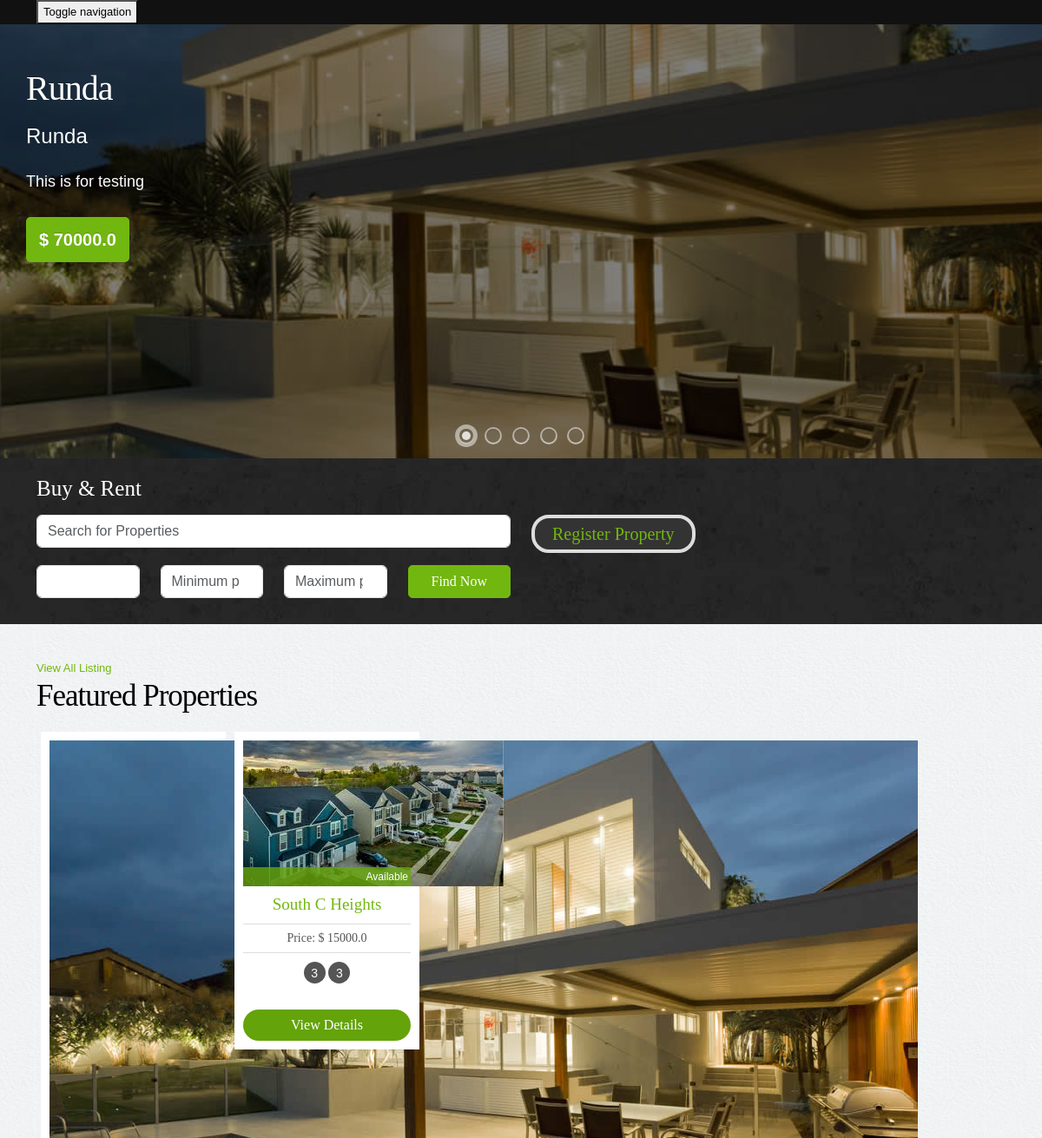
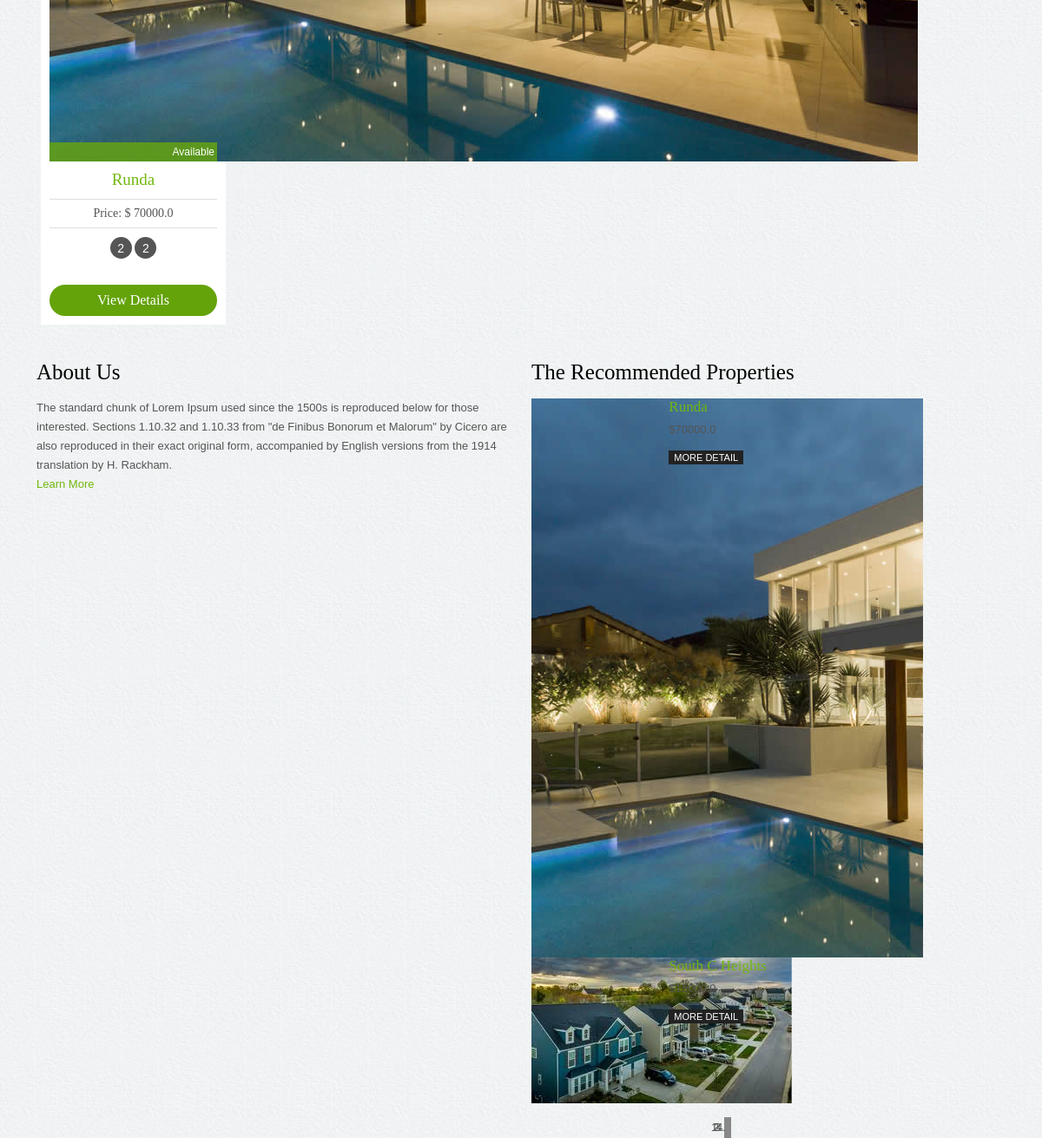
The app's page /index.html (signed in) with its own data (2 pictures, top to bottom).
### property/models.py (models this page shows, shortened)
class Property(models.Model):
    name = models.CharField(max_length=100)
    price = models.FloatField(verbose_name='Property Price')
    description = models.TextField (verbose_name='Property Details')
    location = models.CharField (max_length=200,verbose_name='Property Location')
    building_type = models.ForeignKey(BuildingType, on_delete=models.SET_NULL, null=True, verbose_name='Property Type')
    sale_type = models.ForeignKey(SaleType, on_delete=models.SET_NULL, null=True, verbose_name='Type of Sale')
    date_added = models.DateField(default=timezone.now, verbose_name='Date Registered')
    availability = models.BooleanField(default=True)
    bedrooms = models.IntegerField(default=0, verbose_name='Number of bedrooms')
    picture_1 = models.ImageField( blank=True, null=True,upload_to="property/")
    picture_2 = models.ImageField(blank=True, null=True, upload_to="property/")
    picture_3 = models.ImageField(blank=True, null=True, upload_to="property/")
    picture_4 = models.ImageField(blank=True, null=True, upload_to="property/")
    bathrooms = models.IntegerField(default=0, verbose_name='Number of Bathrooms')
    class Meta:
        verbose_name_plural = 'Properties'
        ordering = ['name', 'price']

### realestate/views.py (the view)
# urls.py: path('index.html', views.index, name='index_page'),
def index(request, *args, **kwargs):
    context = {
        'carousel_property_list': hot_properties(4),
        'hot_property_list': hot_properties(4),
        'recommended_property_list': hot_properties(4)
    }
    return render(request, 'index.html', context)

### property/views.py (called while the page is built)
def hot_properties(number):
    property_list = Property.objects.filter(availability=True) [:number]
    return property_list

### templates/index.html (shortened to what this page needs)
{% extends 'base.html' %}
{% load static %}
{% block content %}
<div class="">
    <div id="slider" class="sl-slider-wrapper">
        <div class="sl-slider">
            {% for property in carousel_property_list %}
                <div class="sl-slide" data-orientation="horizontal" data-slice1-rotation="-25" data-slice2-rotation="-25" data-slice1-scale="2" data-slice2-scale="2">
                    <div class="sl-slide-inner">
                        <div class="bg-img bg-img-1"></div>
                        <h2><a href="{% url 'property:detail' property.id %}">{{ property.name }}</a></h2>
                        <blockquote>
                            <p class="location"> {{ property.location }}</p>
                            <p>{{ property.description }}</p>
                            <cite>$ {{ property.price }}</cite>
                        </blockquote>
                    </div>
                </div>
            {% endfor %}
        </div>
        <nav id="nav-dots" class="nav-dots">
          <span class="nav-dot-current"></span>
          <span></span>
          <span></span>
          <span></span>
          <span></span>
        </nav>
      </div>
</div>
<div class="banner-search">
  <div class="container">
    <h3>Buy & Rent</h3>
    <div class="searchbar">
      <div class="row">
        <div class="col-lg-6 col-sm-6">
          <form method="get" action="{% url 'property:list' %}">
              <input type="text" class="form-control" name="name" placeholder="Search for Properties">
          <div class="row">
            <div class="col-lg-3 col-sm-3 ">
              <select class="form-control" name="building_type">
              </select>
            </div>
            <div class="col-lg-3 col-sm-4">
              <input type="number" name="min"class="form-control" placeholder="Minimum price" >
            </div>
            <div class="col-lg-3 col-sm-4">
                <input type="number" name="max" class="form-control" placeholder="Maximum price">
              </div>
              <div class="col-lg-3 col-sm-4">
                <button class="btn btn-success" type="submit" onclick="">Find Now</button>
              </div>
          </div>
          </form>
        </div>
        <div class="col-lg-5 col-lg-offset-1 col-sm-6 ">
            {% if not request.user.is_authenticated %}
                <p>Join now and get updated with all the properties deals.</p>
                <button class="btn btn-info"   data-toggle="modal" data-target="#loginpop">Login</button>
            {% else %}
                <button class="btn btn-info"><a href="{% url 'property:create' %}">Register Property</a> </button>
            {% endif %}
        </div>
      </div>
    </div>
  </div>
</div>
<div class="container">
  <div class="properties-listing spacer"> <a href="{% url 'property:list' %}" class="pull-right viewall">View All Listing</a>
    <h2>Featured Properties</h2>
    <div id="owl-example" class="owl-carousel">
        {% for property in hot_property_list %}
            <div class="properties">
                <div class="image-holder"><img src="{{ MEDIA_URL }}{{ property.picture_1 }}" class="img-responsive" alt="{{ property.name }}"/>
                    <div class="status sold">
                        {% if property.availability %}
                            Available
                        {% else %}
                            Sold
                        {% endif %}
                    </div>
                </div>
                <h4><a href="{% url 'property:detail' property.id %}">{{ property.name }}</a></h4>
                <p class="price">Price: $ {{ property.price }}</p>
                <div class="listing-detail">
                    <span data-toggle="tooltip" data-placement="bottom" data-original-title="Bed Room">{{ property.bedrooms }}</span>
                    <span data-toggle="tooltip" data-placement="bottom" data-original-title="Living Room">{{ property.bathrooms }}</span>
                </div>
            <a class="btn btn-primary" href="{% url 'property:detail' property.id %}">View Details</a>
        </div>
        {% endfor %}
    </div>
  </div>
  <div class="spacer">
    <div class="row">
      <div class="col-lg-6 col-sm-9 recent-view">
        <h3>About Us</h3>
        <p>The standard chunk of Lorem Ipsum used since the 1500s is reproduced below for those interested. Sections 1.10.32 and 1.10.33 from "de Finibus Bonorum et Malorum" by Cicero are also reproduced in their exact original form, accompanied by English versions from the 1914 translation by H. Rackham.<br><a href="about.php">Learn More</a></p>
      </div>
      <div class="col-lg-5 col-lg-offset-1 col-sm-3 recommended">
        <h3>The Recommended Properties</h3>
        <div id="myCarousel" class="carousel slide">
          <ol class="carousel-indicators">
            <li data-target="#myCarousel" data-slide-to="0" class="active"></li>
            <li data-target="#myCarousel" data-slide-to="1" class=""></li>
            <li data-target="#myCarousel" data-slide-to="2" class=""></li>
            <li data-target="#myCarousel" data-slide-to="3" class=""></li>
          </ol>
          <div class="carousel-inner">
              {% for property in recommended_property_list %}
                  <div class="item active">
                    <div class="row">
                      <div class="col-lg-4">
                            <img src="{{ MEDIA_URL }}{{ property.picture_1 }}" class="img-responsive" alt="{{ property.name }}"/>
                        </div>
                        <div class="col-lg-8">
                            <h5><a href="{% url 'property:detail' property.id %}">{{ property.name }}</a></h5>
                            <p class="price">${{ property.price }}</p>
                            <a href="{% url 'property:detail' property.id %}" class="more">More Detail</a>
                        </div>
                    </div>
                  </div>
              {% endfor %}
          </div>
        </div>
      </div>
    </div>
  </div>
</div>
{% endblock %}

### static/assets/styles.css (style rules this page uses)
body { color:#555; font:normal 13px/22px Arial; background:url(../images/bgmain.png) #eee; }
h1,h2,h3,h4,h5 { font-weight:normal; font-family: din;margin: 0;padding: 0;color: #000 }
h2 { font-size: 35px; letter-spacing: -1px;margin-bottom: 20px; }
h3 { margin: 0 0 15px 0; font-size: 25px; }
h4 { margin: 10px 0; font-size: 19px; }
h5 { margin: 0 0 5px 0; font-size: 17px; }
p { margin-bottom: 30px; }
a { color:#72b70f; text-decoration:none;outline: none; }
.spacer { margin-top: 40px;margin-bottom:40px; }
select,input { outline: 0; margin-bottom: 20px; }
a.more { background-color: #222; padding: 2px 6px;color: #fff; text-transform: uppercase; font-size: 11px; }
.btn { border-radius: 5px; font-family: din; outline: none; }
.btn-success { background: #72b70f;border:1px solid #72b70f;padding:6px 20px; font-size:16px; width: 100%; }
.btn-primary { background: #64a30a;border:none;width: 100%;border-radius: 20px; }
.btn-info { background: #333;border:4px solid #ddd;padding: 3px 20px; font-size:20px; border-radius: 20px; }
.banner-search { background:url(../images/bginside.jpg) #111;color: #fff;padding: 20px 0 10px 0; font-size: 16px; }
.banner-search h3 { color: #fff; }
.properties-listing .viewall { margin-top: 15px; }
.properties-listing div.properties { padding: 10px; background-color: #fff;text-align: center; margin-bottom: 20px; }
.owl-wrapper-outer div.properties { margin: 0 5px; }
.properties-listing div.properties .image-holder { position: relative; }
.properties-listing div.properties .status { position: absolute;bottom: 0;z-index: 100;display: block;width: 100%;color: #fff;padding:0 3px;text-align: right; font-size: 12px; }
.properties-listing div.properties p { margin-bottom: 10px; font-size: 14px;border-top: 1px solid #ddd;border-bottom: 1px solid #ddd;padding: 5px 0;font-family: din; }
.listing-detail { margin-bottom: 30px; }
.listing-detail span { color: #fff; width: 25px; height: 25px; background-color: #555;display: inline-block;border-radius:25px; text-align: center;line-height: 26px; font-size: 14px;cursor: crosshair; }
.status.sold { background:rgba(104,167,13,0.8); }
.recommended { position: relative; }
.recommended .carousel-indicators { position: absolute;text-align: left;left: 0;bottom: -40px;margin: 0; }
.recommended .carousel-indicators li { border: 1px solid #888; }
.recommended .carousel-indicators .active { background-color:#ccc; }
.recommended p { margin: 5px 0 10px 0; }

### static/assets/slitslider/css/style.css (style rules this page uses)
.sl-slider-wrapper { width: 800px; height: 400px; margin: 0 auto; position: relative; overflow: hidden; }
.sl-slider { position: absolute; top: 0; left: 0; }
.sl-slide, .sl-slides-wrapper, .sl-slide-inner { position: absolute; width: 100%; height: 100%; top: 0; left: 0; }
.sl-slide { z-index: 1; }
.sl-slide-horizontal .sl-slide-inner { background: #000; }

### records on screen
Property: name "Runda", location "Runda", description "This is for testing", price "70000.0", picture_1 (picture), availability "Available", bedrooms "2", bathrooms "2"
Property: picture_1 (picture), availability "Available", name "South C Heights", price "15000.0", bedrooms "3", bathrooms "3"
